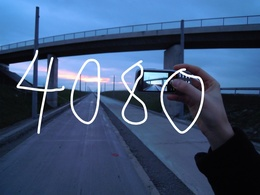
%> input picture DA(Develop Algorithm)/Inkedimage_missing1.jpg, 260 x 195 px, shrunk from 800 x 600 before the run
$ octave Re_image.m   (GNU Octave 9; MATLAB toolbox functions it lacks are replaced by stand-ins)
%> lines starting %> are read from the running program, lines starting %| are printed output that depends on the picture
%img = imread('image.png');
%img = imread('image2.jfif');
%img = imread('img3.png');
img = imread('Inkedimage_missing1.jpg');
%> img is the input picture: size 195x260x3 uint8; mean R, G, B 62, 83.9, 117.5

% Convert the input image to grayscale
if ndims(img) == 3
    % Input image is a color image
    img_gray = rgb2gray(img);
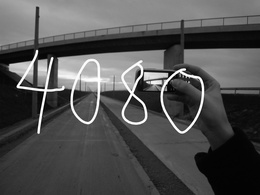
%> img_gray: size 195x260 uint8; min 0, max 255, mean 81.1
else
    % Input image is already a grayscale image
    img_gray = im2gray(img);
end

X = double(img_gray);

missingper = 10;    % missing percentage
num_remove = floor((100-missingper)/100*numel(X));
%> num_remove = 45630
A = 1:numel(X);
omega = A(randperm(numel(A),num_remove));
Omega = sparse(omega, ones(num_remove, 1), 1, size(X,1)*size(X,2), 1);
Omega = logical(Omega);
%> Omega = 50700 logical values, 45630 true

X_Omega = X;
X_Omega(~Omega) = 0;
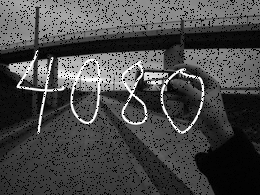
%> X_Omega: size 195x260 double; min 0, max 255, mean 72.9

lambda = 1/sqrt(max(size(X))); % regularization parameter
%> lambda = 0.062
tol = 1e-6; % tolerance for convergence
maxiter = 100; % maximum number of iterations
mu = 10; % penalty parameter for singular values
rho = 1.5; % penalty parameter for residuals

L = zeros(size(X));
S = zeros(size(X));
Y = X_Omega;
RMSE = zeros(maxiter, 1);
Omega = reshape(Omega, size(Y-X));
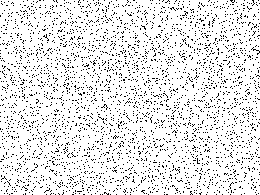
%> Omega: size 195x260 logical; 90% white; black in thin lines or dots

for iter = 1:maxiter
    % Compute L using SVT-FPC algorithm
    [L, converged] = svt_fpc(Y, lambda, mu, tol, maxiter);

    % Compute S using the shrinkage operator
    S = X_Omega - L;
    S(Omega) = soft_threshold(S(Omega), lambda/mu);

    % Update Y using the ADMM algorithm
    Y = Y + rho*(X_Omega - L - S);
    Y = Y - rho*(Omega./(1/rho + Omega)).*(Y - X);

    % Compute the RMSE
    RMSE(iter) = norm(L - X, 'fro')/sqrt(numel(X_Omega));

    % Check for convergence
    if iter > 1 && converged
        break;
    end

    % Update mu, rho and Y_prev
    mu = mu*rho;
    rho = min(rho*1.1, 1e6);
end
%> this loop made 5 passes
%> converged on passes 1 to 5: false, false, false, false, true
%> pass 1, `[L, converged] = svt_fpc(Y, lambda, mu, tol, maxiter);`:
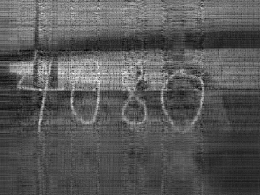
%> L: size 195x260 double; min -61.55, max 324.8, mean 71.8; drawn with min black and max white
%> pass 1, `S = X_Omega - L;`:
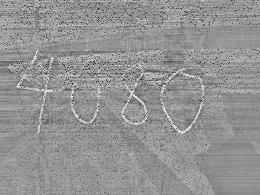
%> S: size 195x260 double; min -262.3, max 192.3, mean 1.1; drawn with min black and max white
%> after the loop:
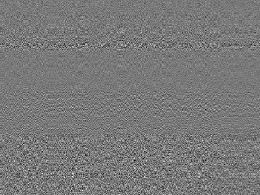
%> S: size 195x260 double; min -20.74, max 22.79, mean 0; drawn with min black and max white
%> after the loop, RMSE = 100 values, max 31.7 at index 5, min 0 at index 6, mean 1.5; mu = 89.69; rho = 2.2


disp(['DA algorithm converged after ' num2str(iter) ' iterations']);
disp(['Final RMSE: ' num2str(RMSE(iter))]);
%| Final RMSE: 31.6957
figure;
subplot(2,2,1);
imshow(img_gray);
title('Original image');
subplot(2,2,2);
imshow(uint8(X_Omega));
title('Observed image');
subplot(2,2,3);
imshow(uint8(L));
title('Recovered low-rank matrix');
subplot(2,2,4);
imshow(uint8(S));
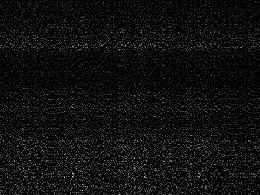
%> displayed picture: size 195x260, on the screen's scale of 0 to 255; min 0, max 23, mean 1.3; drawn with min black and max white
title('Recovered sparse matrix');


% Step7: Define helper functions
function [L, converged] = svt_fpc(Y, lambda, mu, tol, maxiter)
% Sparse and low-rank matrix completion using SVT-FPC algorithm
% Y: observed matrix with missing entries
% lambda: regularization parameter for low-rank term
% mu: regularization parameter for sparse term
% tol: tolerance for convergence
% maxiter: maximum number of iterations
% L: completed low-rank matrix
% S: completed sparse matrix
% converged: flag indicating whether the algorithm converged

    [m, n] = size(Y);
    omega = Y ~= 0;
    X_Omega = Y;
    X_Omega(~omega) = 0;
    Xx_size = m;
    Xy_size = n;
    err = Inf;
    L = zeros(m, n);
    S = zeros(m, n);
    converged = false;
    for iter = 1:maxiter
        % Compute low-rank and sparse components using SVT-FPC
        Y = X_Omega - S/mu;
        [Uy, Sy, Vy] = rsvd(Y, 2*mu+1);
        L = Uy*soft_threshold(Sy, lambda/mu)*Vy';
        S = soft_threshold(X_Omega - L, mu);
        % Check convergence
        err_prev = err;
        err = norm(S, 'fro')/norm(X_Omega, 'fro');
        if abs(err - err_prev) < tol
            converged = true;
            % Return all output arguments
            return
        end
    end
end

function [U, S, V] = rsvd(A, k)
% Randomized SVD algorithm
% A: input matrix
% k: number of singular values to compute
% U: left singular vectors
% S: singular values
% V: right singular vectors
    [m, n] = size(A);
    Omega = randn(n, round(k));
    Y = A*Omega;
    [Q, ~] = qr(Y, 0);
    B = Q'*A;
    [U_tilde, S, V] = svd(B, 'econ');
    U = Q*U_tilde;
    U = U(:, 1:k);
    S = S(1:k, 1:k);
    V = V(:, 1:k);
end

function x = soft_threshold(x, tau)
% Soft thresholding operator
% x: input vector or matrix
% tau: threshold value
% x: thresholded output
    x = sign(x).*max(abs(x) - tau, 0);
end
